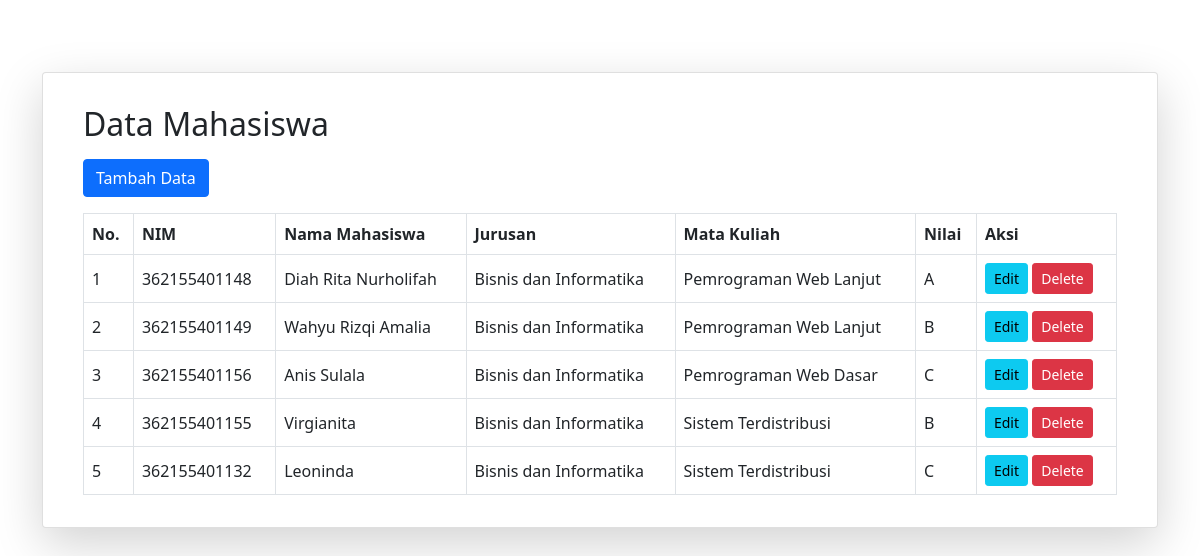
The app's page /home.php with its own data.
### tables this page shows
CREATE TABLE `mahasiswa` (
  `id` int(11) NOT NULL,
  `nim` char(12) NOT NULL,
  `nama` varchar(255) NOT NULL,
  `jurusan` varchar(255) NOT NULL,
  `mata_kuliah` varchar(255) NOT NULL,
  `nilai` char(2) NOT NULL
);

### home.php (the view, shortened to what this page needs)
<?php
include 'connection.php';
$result = mysqli_query($mysqli, 'SELECT * FROM mahasiswa');
?>
<!DOCTYPE html>
<html lang="en">
<head>
  <link href="https://cdn.jsdelivr.net/npm/bootstrap@5.0.2/dist/css/bootstrap.min.css" rel="stylesheet">
</head>
<body>
  <div class="container pt-4 ">
    <div class="card mt-5 shadow-lg p-3 mb-5 bg-body-tertiary rounded ">
      <div class="container">
        <div class="container-fluid">
          <figure>
            <h2 class="mt-3">Data Mahasiswa</h2>
          </figure>
          <a href="tambah.php" type="button" class="btn btn-primary mb-3">Tambah Data</a>
          <div class="table-responsive">
            <table class="table align-middle table-bordered table-hover">
              <thead>
                <tr>
                  <th>No.</th>
                  <th>NIM</th>
                  <th>Nama Mahasiswa</th>
                  <th>Jurusan</th>
                  <th>Mata Kuliah</th>
                  <th>Nilai</th>
                  <th>Aksi</th>
                </tr>
              </thead>
              <tbody>
                <?php
                while ($data = mysqli_fetch_array($result)) {
                ?>
                  <tr>
                    <td>
                      <?php echo $data['id']; ?>
                    <td>
                      <?php echo $data['nim']; ?>
                    <td>
                      <?php echo $data['nama']; ?>
                    <td>
                      <?php echo $data['jurusan']; ?>
                    <td>
                      <?php echo $data['mata_kuliah']; ?>
                    <td>
                      <?php echo $data['nilai']; ?>
                    <td>
                      <a href="edit.php?id=<?php echo $data['id']; ?>" type="button" class="btn btn-info btn-sm">Edit</a>
                      <a href="delete.php?id=<?php echo $data['id']; ?>" type="button" class="btn btn-danger btn-sm" onclick="return confirm('Apakah anda yakin ingin menghapus data tersebut?')">Delete</a>
                    </td>
                  </tr>
                <?php
                }
                ?>
              </tbody>
            </table>
          </div>
        </div>
      </div>
    </div>
  </div>
</body>
</html>

### records on screen
mahasiswa: id "1", nim "362155401148", nama "Diah Rita Nurholifah", jurusan "Bisnis dan Informatika", mata_kuliah "Pemrograman Web Lanjut", nilai "A"
mahasiswa: id "2", nim "362155401149", nama "Wahyu Rizqi Amalia", jurusan "Bisnis dan Informatika", mata_kuliah "Pemrograman Web Lanjut", nilai "B"
mahasiswa: id "3", nim "362155401156", nama "Anis Sulala", jurusan "Bisnis dan Informatika", mata_kuliah "Pemrograman Web Dasar", nilai "C"
mahasiswa: id "4", nim "362155401155", nama "Virgianita", jurusan "Bisnis dan Informatika", mata_kuliah "Sistem Terdistribusi", nilai "B"
mahasiswa: id "5", nim "362155401132", nama "Leoninda", jurusan "Bisnis dan Informatika", mata_kuliah "Sistem Terdistribusi", nilai "C"
